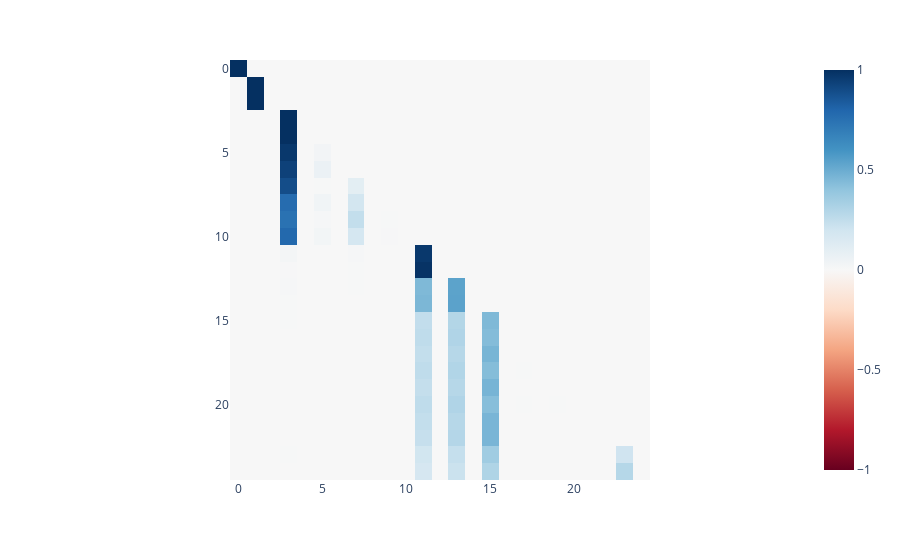
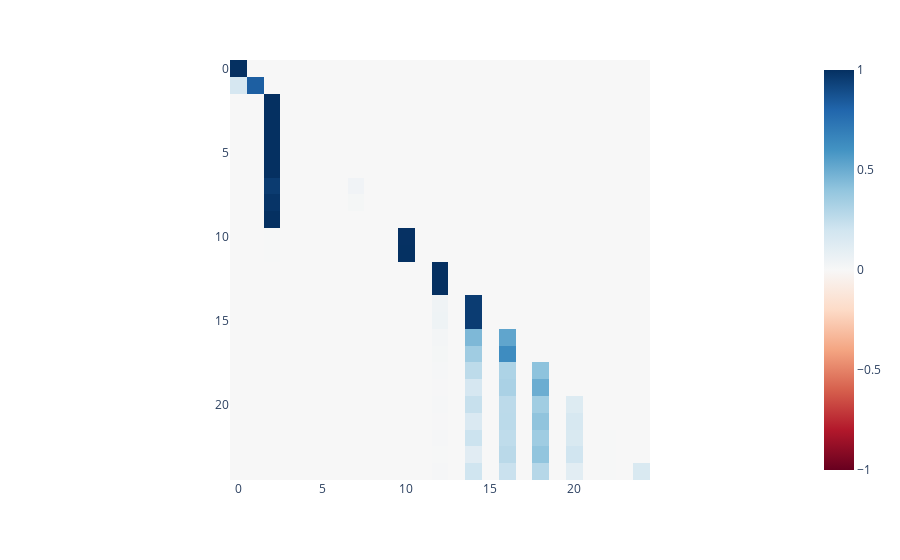
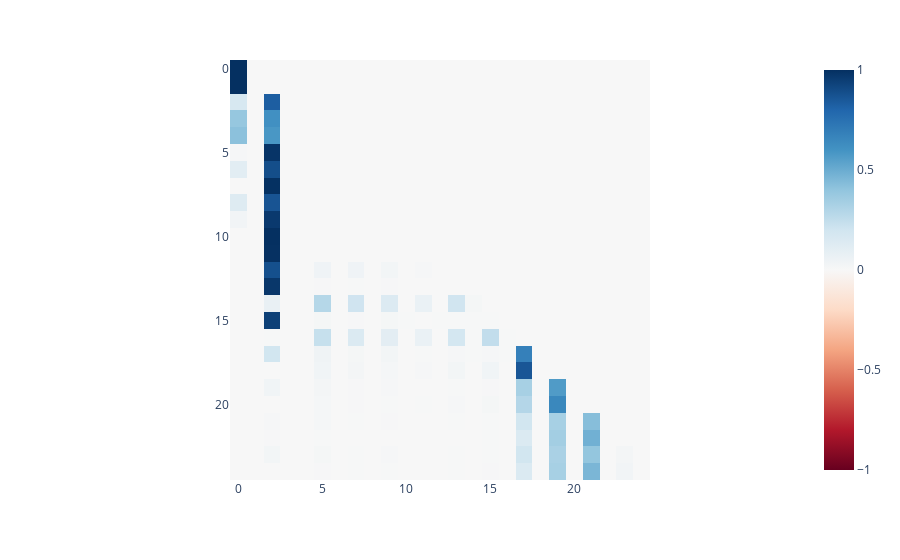
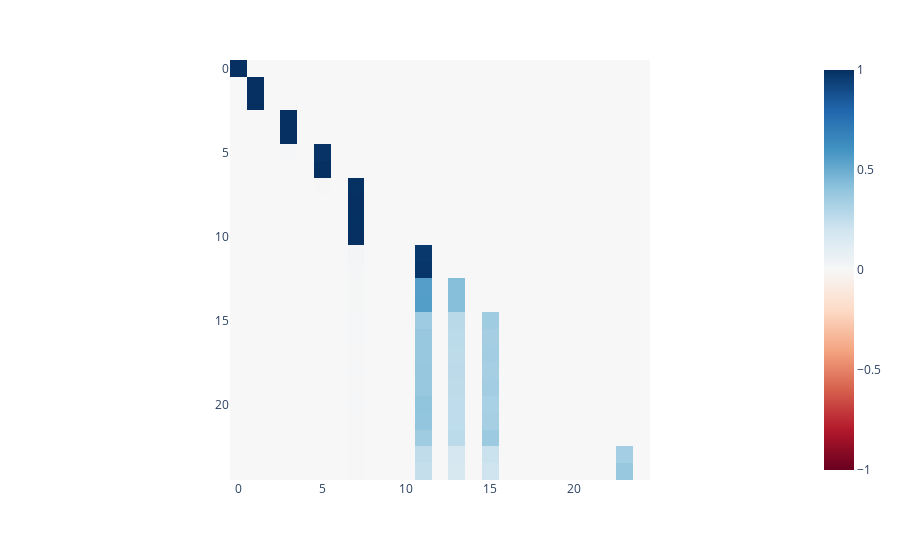

Here is the notebook cell these charts were saved with, in order:
### Code cell
for head in range(config.tflens_config.n_heads):
  imshow_attention(att_1_1[0,head,...])
  print(inputs_dict)
  print(labels_dict)

### Figure 1 — Plotly figure (JSON) as saved in the notebook; plotly's stock layout.template omitted (floating-point values rounded to 4 significant figures; data arrays with more than 128 entries replaced by an {"elided": "..."} marker saying what was removed)
{"data": [{"coloraxis": "coloraxis", "hovertemplate": "x: %{x}<br>y: %{y}<br>color: %{z}<extra></extra>", "name": "0", "type": "heatmap", "xaxis": "x", "yaxis": "y", "z": {"elided": "25x25 float values"}}], "layout": {"coloraxis": {"cmid": 0, "colorscale": [[0, "rgb(103,0,31)"], [0.1, "rgb(178,24,43)"], [0.2, "rgb(214,96,77)"], [0.3, "rgb(244,165,130)"], [0.4, "rgb(253,219,199)"], [0.5, "rgb(247,247,247)"], [0.6, "rgb(209,229,240)"], [0.7, "rgb(146,197,222)"], [0.8, "rgb(67,147,195)"], [0.9, "rgb(33,102,172)"], [1, "rgb(5,48,97)"]]}, "margin": {"t": 60}, "xaxis": {"anchor": "y", "constrain": "domain", "domain": [0, 1], "scaleanchor": "y"}, "yaxis": {"anchor": "x", "autorange": "reversed", "constrain": "domain", "domain": [0, 1]}}}

### Figure 2 — Plotly figure (JSON) as saved in the notebook; plotly's stock layout.template omitted (floating-point values rounded to 4 significant figures; data arrays with more than 128 entries replaced by an {"elided": "..."} marker saying what was removed)
{"data": [{"coloraxis": "coloraxis", "hovertemplate": "x: %{x}<br>y: %{y}<br>color: %{z}<extra></extra>", "name": "0", "type": "heatmap", "xaxis": "x", "yaxis": "y", "z": {"elided": "25x25 float values"}}], "layout": {"coloraxis": {"cmid": 0, "colorscale": [[0, "rgb(103,0,31)"], [0.1, "rgb(178,24,43)"], [0.2, "rgb(214,96,77)"], [0.3, "rgb(244,165,130)"], [0.4, "rgb(253,219,199)"], [0.5, "rgb(247,247,247)"], [0.6, "rgb(209,229,240)"], [0.7, "rgb(146,197,222)"], [0.8, "rgb(67,147,195)"], [0.9, "rgb(33,102,172)"], [1, "rgb(5,48,97)"]]}, "margin": {"t": 60}, "xaxis": {"anchor": "y", "constrain": "domain", "domain": [0, 1], "scaleanchor": "y"}, "yaxis": {"anchor": "x", "autorange": "reversed", "constrain": "domain", "domain": [0, 1]}}}

### Figure 3 — Plotly figure (JSON) as saved in the notebook; plotly's stock layout.template omitted (floating-point values rounded to 4 significant figures; data arrays with more than 128 entries replaced by an {"elided": "..."} marker saying what was removed)
{"data": [{"coloraxis": "coloraxis", "hovertemplate": "x: %{x}<br>y: %{y}<br>color: %{z}<extra></extra>", "name": "0", "type": "heatmap", "xaxis": "x", "yaxis": "y", "z": {"elided": "25x25 float values"}}], "layout": {"coloraxis": {"cmid": 0, "colorscale": [[0, "rgb(103,0,31)"], [0.1, "rgb(178,24,43)"], [0.2, "rgb(214,96,77)"], [0.3, "rgb(244,165,130)"], [0.4, "rgb(253,219,199)"], [0.5, "rgb(247,247,247)"], [0.6, "rgb(209,229,240)"], [0.7, "rgb(146,197,222)"], [0.8, "rgb(67,147,195)"], [0.9, "rgb(33,102,172)"], [1, "rgb(5,48,97)"]]}, "margin": {"t": 60}, "xaxis": {"anchor": "y", "constrain": "domain", "domain": [0, 1], "scaleanchor": "y"}, "yaxis": {"anchor": "x", "autorange": "reversed", "constrain": "domain", "domain": [0, 1]}}}

### Figure 4 — Plotly figure (JSON) as saved in the notebook; plotly's stock layout.template omitted (floating-point values rounded to 4 significant figures; data arrays with more than 128 entries replaced by an {"elided": "..."} marker saying what was removed)
{"data": [{"coloraxis": "coloraxis", "hovertemplate": "x: %{x}<br>y: %{y}<br>color: %{z}<extra></extra>", "name": "0", "type": "heatmap", "xaxis": "x", "yaxis": "y", "z": {"elided": "25x25 float values"}}], "layout": {"coloraxis": {"cmid": 0, "colorscale": [[0, "rgb(103,0,31)"], [0.1, "rgb(178,24,43)"], [0.2, "rgb(214,96,77)"], [0.3, "rgb(244,165,130)"], [0.4, "rgb(253,219,199)"], [0.5, "rgb(247,247,247)"], [0.6, "rgb(209,229,240)"], [0.7, "rgb(146,197,222)"], [0.8, "rgb(67,147,195)"], [0.9, "rgb(33,102,172)"], [1, "rgb(5,48,97)"]]}, "margin": {"t": 60}, "xaxis": {"anchor": "y", "constrain": "domain", "domain": [0, 1], "scaleanchor": "y"}, "yaxis": {"anchor": "x", "autorange": "reversed", "constrain": "domain", "domain": [0, 1]}}}
